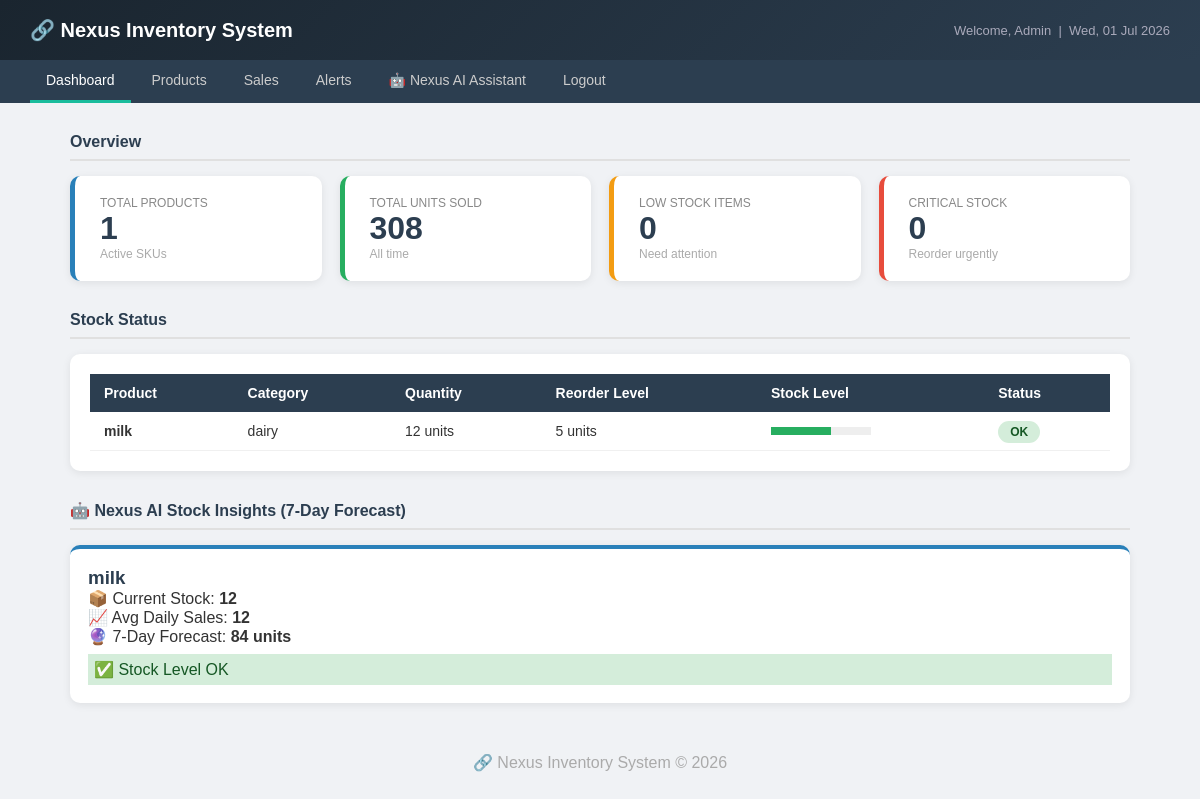
/dashboard.php (signed in), run on the app's committed database.
### tables this page shows
CREATE TABLE `products` (
  `product_id` int(11) NOT NULL,
  `product_name` varchar(100) NOT NULL,
  `category` varchar(100) NOT NULL,
  `price` decimal(10,2) NOT NULL,
  `quantity` int(11) NOT NULL,
  `reorder_level` int(11) NOT NULL
);

### dashboard.php (the view, shortened to what this page needs)
<?php
$r1 = mysqli_query($conn, "SELECT COUNT(*) as t FROM products");
$total_products = mysqli_fetch_assoc($r1)['t'];
$r2 = mysqli_query($conn, "SELECT SUM(quantity_sold) as t FROM sales");
$row2 = mysqli_fetch_assoc($r2);
$total_sales = $row2['t'] ? $row2['t'] : 0;
$r3 = mysqli_query($conn, "SELECT COUNT(*) as t FROM products WHERE quantity <= reorder_level");
$low_stock = mysqli_fetch_assoc($r3)['t'];
$r4 = mysqli_query($conn, "SELECT COUNT(*) as t FROM products WHERE quantity <= (reorder_level * 0.5)");
$critical = mysqli_fetch_assoc($r4)['t'];
$ai_products = mysqli_query($conn, "SELECT * FROM products ORDER BY quantity ASC LIMIT 6");
?>
<!DOCTYPE html>
<html lang="en">
<head>
</head>
<body>
<div class="header">
<h1>🔗 Nexus Inventory System</h1>
<span>
Welcome,
<?php echo $_SESSION['name']; ?>
&nbsp;|&nbsp;
<?php echo date('D, d M Y'); ?>
</span>
</div>
<div class="nav">
<a href="dashboard.php" class="active">
Dashboard
</a>
<a href="products.php">
Products
</a>
<a href="sales.php">
Sales
</a>
<a href="alerts.php">
Alerts
</a>
<a href="ai.php">
🤖 Nexus AI Assistant
</a>
<a href="logout.php">
Logout
</a>
</div>
<div class="container">
<div class="section-title">
Overview
</div>
<div class="cards">
<div class="card blue">
<div class="label">
Total Products
</div>
<div class="value">
<?php echo $total_products; ?>
</div>
<div class="sub">
Active SKUs
</div>
</div>
<div class="card green">
<div class="label">
Total Units Sold
</div>
<div class="value">
<?php echo $total_sales; ?>
</div>
<div class="sub">
All time
</div>
</div>
<div class="card orange">
<div class="label">
Low Stock Items
</div>
<div class="value">
<?php echo $low_stock; ?>
</div>
<div class="sub">
Need attention
</div>
</div>
<div class="card red">
<div class="label">
Critical Stock
</div>
<div class="value">
<?php echo $critical; ?>
</div>
<div class="sub">
Reorder urgently
</div>
</div>
</div>
<div class="section-title">
Stock Status
</div>
<div class="table-box">
<table>
<tr>
<th>
Product
</th>
<th>
Category
</th>
<th>
Quantity
</th>
<th>
Reorder Level
</th>
<th>
Stock Level
</th>
<th>
Status
</th>
</tr>
<?php
$products = mysqli_query($conn,
"SELECT * FROM products ORDER BY quantity ASC");
while($row = mysqli_fetch_assoc($products)):
$qty = $row['quantity'];
$reorder = $row['reorder_level'];
$max = $reorder * 4;
$pct = $max > 0 ? min(100, round(($qty/$max)*100)) : 0;
if($qty <= $reorder * 0.5){
$status="critical";
$label="Critical";
$color="#e74c3c";
}
elseif($qty <= $reorder){
$status="low";
$label="Low Stock";
$color="#f39c12";
}
else{
$status="ok";
$label="OK";
$color="#27ae60";
}
?>
<tr>
<td>
<strong>
<?php echo $row['product_name']; ?>
</strong>
</td>
<td>
<?php echo $row['category']; ?>
</td>
<td>
<?php echo $qty; ?> units
</td>
<td>
<?php echo $reorder; ?> units
</td>
<td>
<div class="bar-wrap">
<div class="bar-fill"
style="width:<?php echo $pct;?>%;
background:<?php echo $color;?>">
</div>
</div>
</td>
<td>
<span class="badge <?php echo $status;?>">
<?php echo $label; ?>
</span>
</td>
</tr>
<?php endwhile; ?>
</table>
</div>
<div class="section-title">
🤖 Nexus AI Stock Insights (7-Day Forecast)
</div>
<div class="ai-grid">
<?php
while($p = mysqli_fetch_assoc($ai_products)):
$res = mysqli_query($conn,
"SELECT SUM(quantity_sold) as ts,
COUNT(*) as days
FROM sales
WHERE product_id=".$p['product_id']);
$s = mysqli_fetch_assoc($res);
$avg = ($s['days'] > 0)
? $s['ts']/$s['days']
:0;
$forecast = round($avg*7,1);
?>
<div class="ai-card">
<h3>
<?php echo $p['product_name']; ?>
</h3>
<p>
📦 Current Stock:
<strong>
<?php echo $p['quantity']; ?>
</strong>
</p>
<p>
📈 Avg Daily Sales:
<strong>
<?php echo round($avg,1); ?>
</strong>
</p>
<p>
🔮 7-Day Forecast:
<strong>
<?php echo $forecast; ?> units
</strong>
</p>
<?php if($p['quantity'] <= $p['reorder_level']): ?>
<div class="reorder-alert">
⚠ REORDER REQUIRED
</div>
<?php else: ?>
<div class="stock-ok">
✅ Stock Level OK
</div>
<?php endif; ?>
</div>
<?php endwhile; ?>
</div>
</div>
<div class="footer">
🔗 Nexus Inventory System ©
<?php echo date('Y'); ?>
</div>
</body>
</html>

### dashboard.php (style rules this page uses)
* { margin:0; padding:0; box-sizing:border-box; }
body { font-family: Arial, sans-serif; background:#f0f2f5; color:#333; }
.header { background:linear-gradient(135deg,#1a252f,#2c3e50); color:white; padding:18px 30px; display:flex; align-items:center; justify-content:space-between; }
.header h1 { font-size:20px; }
.header span { font-size:13px; color:#aab; }
.nav { background:#2c3e50; padding:0 30px; display:flex; gap:5px; }
.nav a { color:#ccc; text-decoration:none; padding:12px 16px; font-size:14px; display:inline-block; border-bottom:3px solid transparent; }
.nav a:hover, .nav a.active { color:white; border-bottom:3px solid #1abc9c; }
.container { max-width:1100px; margin:30px auto; padding:0 20px; }
.section-title { font-size:16px; font-weight:bold; color:#2c3e50; margin-bottom:15px; margin-top:30px; padding-bottom:8px; border-bottom:2px solid #e0e0e0; }
.cards { display:flex; gap:18px; flex-wrap:wrap; margin-bottom:20px; }
.card { background:white; border-radius:10px; padding:20px 25px; flex:1; min-width:180px; box-shadow:0 2px 8px rgba(0,0,0,0.08); border-left:5px solid #ccc; }
.card.blue { border-left-color:#2980b9; }
.card.green { border-left-color:#27ae60; }
.card.orange { border-left-color:#f39c12; }
.card.red { border-left-color:#e74c3c; }
.card .label { font-size:12px; color:#888; text-transform:uppercase; }
.card .value { font-size:32px; font-weight:bold; color:#2c3e50; }
.card .sub { font-size:12px; color:#aaa; }
.table-box { background:white; border-radius:10px; padding:20px; box-shadow:0 2px 8px rgba(0,0,0,0.08); overflow-x:auto; }
table { width:100%; border-collapse:collapse; font-size:14px; }
th { background:#2c3e50; color:white; padding:11px 14px; text-align:left; }
td { padding:11px 14px; border-bottom:1px solid #f0f0f0; }
.badge { padding:4px 12px; border-radius:20px; font-size:12px; font-weight:bold; }
.badge.ok { background:#d4edda; color:#155724; }
.bar-wrap { background:#eee; height:8px; width:100px; }
.bar-fill { height:8px; }
.ai-grid { display:flex; gap:18px; flex-wrap:wrap; }
.ai-card { background:white; padding:18px; border-radius:10px; flex:1; min-width:200px; box-shadow:0 2px 8px rgba(0,0,0,0.08); border-top:4px solid #2980b9; }
.ai-card h3 { color:#2c3e50; }
.stock-ok { margin-top:8px; background:#d4edda; color:#155724; padding:6px; }
.footer { text-align:center; padding:20px; color:#aaa; }

### data on the page
products: product_name "milk", category "dairy", quantity "12", reorder_level "5", label "OK", avg "12", forecast "84", shows "✅ Stock Level OK"

### other printed values
$_SESSION['name'] "Admin"
$total_products "1"
$total_sales "308"
$low_stock "0"
$critical "0"
